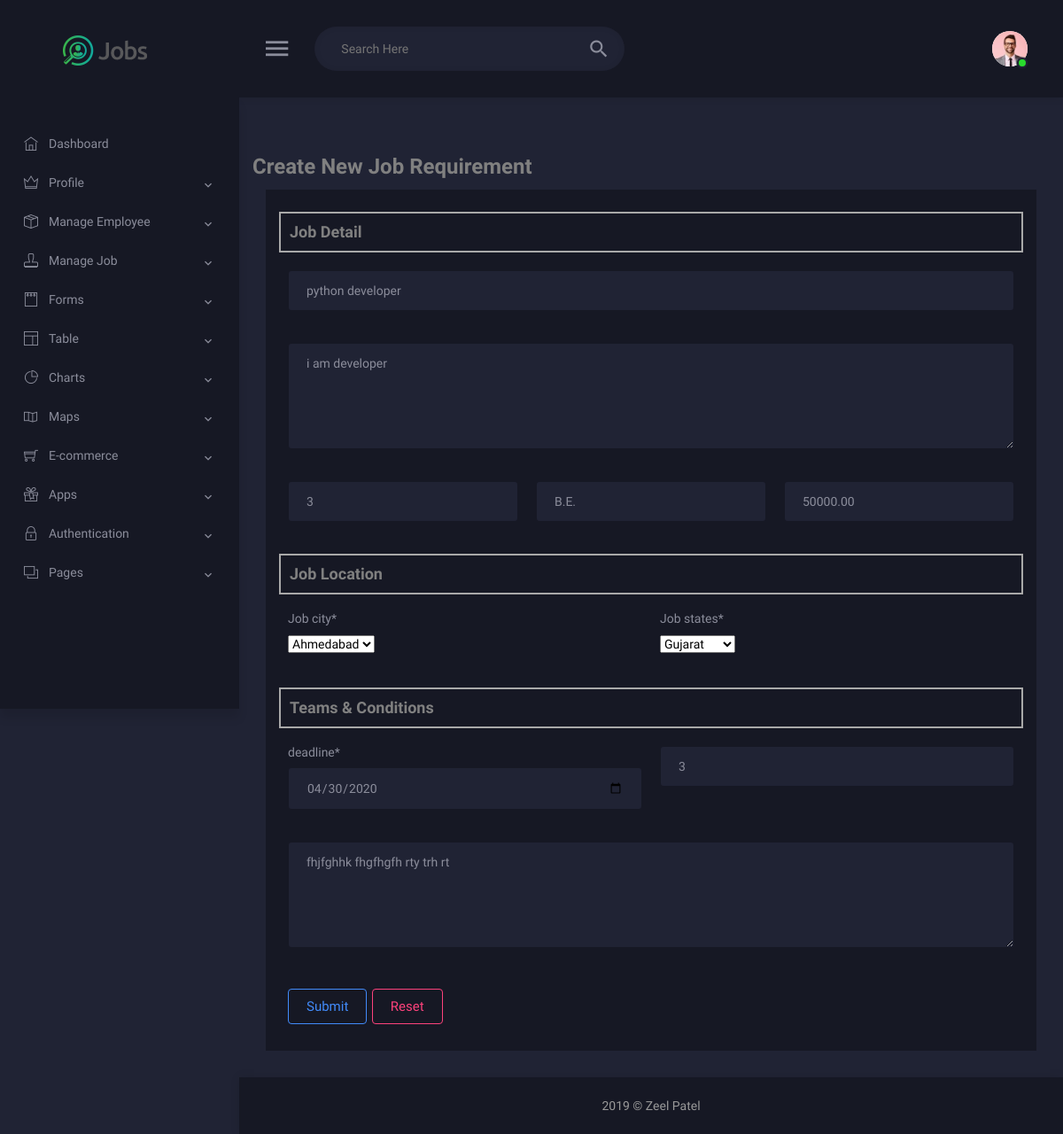
The page /company/edit_job/1 on the database its author committed.
### Employer/models.py (models this page shows, shortened)
class Job_upload(models.Model):
    Time_Type = (
        ("F", "Full Time"),
        ("P", "Part Time"),
    )
    comapny_id = models.ForeignKey(Company, on_delete=models.CASCADE)
    job_title = models.CharField(max_length=30)
    job_description = models.TextField(blank=True, null=True)
    job_salary = models.DecimalField(decimal_places=2, max_digits=8)
    job_street_name = models.CharField(max_length=50)
    job_city = models.ForeignKey(City, on_delete=models.CASCADE)
    job_states = models.ForeignKey(States, on_delete=models.CASCADE)
    job_country = models.CharField(default='India', max_length=10, editable=False)
    job_qualification = models.CharField(max_length=30)
    job_quentity = models.IntegerField()
    job_upload_date = models.DateTimeField(auto_now_add=True)
    job_time_type = models.CharField(max_length=1, choices=Time_Type)
    job_deadline = models.DateField()
    job_bond_time = models.IntegerField()
    job_bond_documents = models.TextField(max_length=40)

### Employer/views.py (the view)
def EditJob(request, pk):
    template = 'Employer/EditJob.html'
    job = get_object_or_404(Job_upload, pk=pk)
    form = JobuploadForm(request.POST or None, request.FILES or None, instance=job)
    if form.is_valid():
        form.save()
        messages.success(request, 'Successfully Edited!')
        return redirect('Company:ViewJob')
    return render(request, template, {'job_upload_form': form})

### Home/models.py (called while the page is built)
    def __str__(self):
        return  self.states_name

    def __str__(self):
        return  self.city_name

### Templates/Employer/EditJob.html (shortened to what this page needs)
{% extends 'Employer/company_comman.html' %}
{% load static %}
{% load crispy_forms_tags %}
{% block 'content' %}
        <div class="content-body">
            <div class="row justify-content-between align-items-center mb-10">
            </div>
            <div class="row mbn-50">
                <div class="col-xlg-12 col-12 mb-50">
                    <div class="row mbn-30">
                        <h3>Create New Job Requirement</h3>
                        <div class="col-xlg-12 col-lg-12 col-12 mb-30">
                            <div class="box">
                                <div class="box-body">
                                    <div class="form">
                                        <form method="post" enctype="multipart/form-data" >
                                            <div class="row row-10 mbn-20">
                                                <div class="col-sm-12 col-12 mb-20" style="border: 2px solid darkgrey;"> <h4 style="padding-top: 7px;">Job Detail</h4></div>
                                                <div class="col-sm-12 col-12 mb-20"> {{ job_upload_form.job_title | as_crispy_field }} </div>
                                                <div class="col-sm-12 col-12 mb-20"> {{ job_upload_form.job_description | as_crispy_field }} </div>
                                                <div class="col-sm-4 col-12 mb-20"> {{ job_upload_form.job_quentity | as_crispy_field }} </div>
                                                <div class="col-sm-4 col-12 mb-20"> {{ job_upload_form.job_qualification | as_crispy_field }} </div>
                                                <div class="col-sm-4 col-12 mb-20"> {{ job_upload_form.job_salary | as_crispy_field }} </div>
                                                <div class="col-sm-12 col-12 mb-20" style="border: 2px solid darkgrey;"> <h4 style="padding-top: 7px;">Job Location</h4></div>
                                                <div class="col-sm-6 col-12 mb-20"> {{ job_upload_form.job_city | as_crispy_field }} </div>
                                                <div class="col-sm-6 col-12 mb-20"> {{ job_upload_form.job_states | as_crispy_field }} </div>
                                                <div class="col-sm-12 col-12 mb-20" style="border: 2px solid darkgrey;"> <h4 style="padding-top: 7px;">Teams & Conditions</h4></div>
                                                <div class="col-sm-6 col-12 mb-20"> {{ job_upload_form.job_deadline | as_crispy_field }} </div>
                                                <div class="col-sm-6 col-12 mb-20"> {{ job_upload_form.job_bond_time | as_crispy_field }} </div>
                                                <div class="col-sm-12 col-12 mb-20"> {{ job_upload_form.job_bond_documents | as_crispy_field }} </div>
                                                <div class="col-12 mt-10 mb-20">
                                                    <button type="submit" class="button button-primary button-outline"> Submit </button>
                                                    <input type="reset" class="button button-danger button-outline" value="Reset">
                                                </div>
                                            </div>
                                        </form>
                                    </div>
                                </div>
                            </div>
                        </div>
                    </div>
                </div>
            </div>
        </div>
{% endblock %}

### rows shown on the page
Job_upload: job_title "python developer", job_description "i am developer", job_quentity "3", job_qualification "B.E.", job_salary "50000.00", job_city "Ahmedabad", job_states "Gujarat", job_deadline "04/30/2020", job_bond_time "3", job_bond_documents "fhjfghhk fhgfhgfh rty trh rt"
